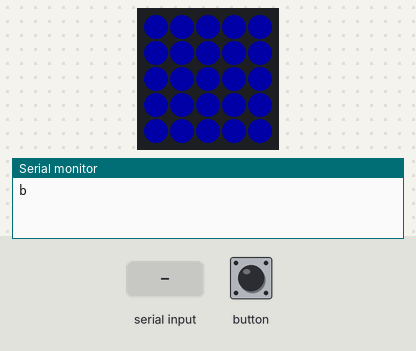
This sketch was run on a simulated ESP32. On the bench: 5×5 RGB LED matrix (first LED top left, wired row by row), the last lines printed to the serial monitor. Inputs (shaded band) come from the test bench. Dim RGB values are drawn brighter than linear; random numbers use the default seed unless the sketch sets one.

Above: at 1.6 s.
1.7 s: "b" received over Serial
At 2.8 s:
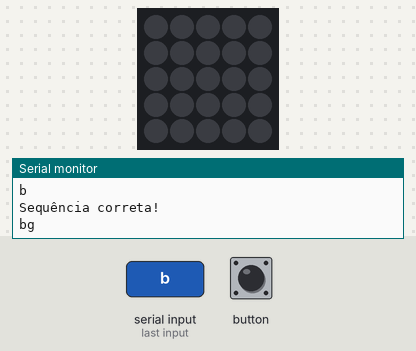
4.7 s: "g" received over Serial
At 5.6 s:
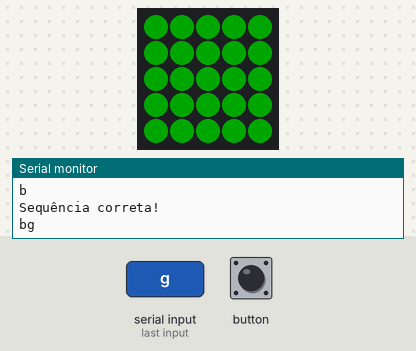
Timing chart, 0 to 7.7 s (numbered marks = the images above; inputs shaded):
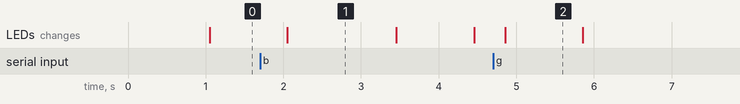

The sketch:

genius.ino
```cpp
#include "M5Atom.h"

const int numColors = 4;
const CRGB colors[numColors] = {CRGB(0x0000FF), CRGB(0x00FF00), CRGB(0xFF0000), CRGB(0xFFFF00)}; // Blue, Green, Red, Yellow

String sequence = "";
String userInput = "";

const char colorCodes[numColors] = {'b', 'g', 'r', 'y'};
void setup() {
    M5.begin(true, false, true);
    delay(50);
    M5.dis.fillpix(CRGB(0, 0, 0)); // Inicializa com a tela apagada
    Serial.begin(115200);
    randomSeed(analogRead(millis()));
}

void loop() {
    if (sequence.length() == userInput.length()) {
        // Gera uma nova cor na sequência
        char nextColor = randomColor();
        sequence += nextColor;
        //Serial.println("Nova sequência: " + sequence);

        displaySequence(sequence);
        userInput = "";
    }

    // Aguarda o jogador digitar as cores
    if (Serial.available() > 0) {
        char inputColor = Serial.read();
        if (inputColor == 'b' || inputColor == 'g' || inputColor == 'r' || inputColor == 'y') {
            userInput += inputColor;
            //Serial.println("Input do jogador: " + userInput);
            checkInput();
        }
    }

    M5.update();
}

char randomColor() {
    int randomIndex = random(numColors);
    return "bgry"[randomIndex]; // Mapeia índices para cores (blue, green, red)
}

void displaySequence(String seq) {
    Serial.println(seq);
    delay(1000);
    for (int i = 0; i < seq.length(); i++) {
        char color = seq[i];
        showColor(color);
        delay(1000); // Tempo mostra cor
        clearScreen();
        delay(400); // Tempo espera
    }
}

void showColor(char color) {
    CRGB rgbColor;
    switch (color) {
        case 'b':
            rgbColor = CRGB(0x0000FF);
            break;
        case 'g':
            rgbColor = CRGB(0x00FF00);
            break;
        case 'r':
            rgbColor = CRGB(0xFF0000);
            break;
        case 'y':
            rgbColor = CRGB(0xFFFF00);
            break;
    }
    M5.dis.fillpix(rgbColor);
}

void clearScreen() {
    M5.dis.fillpix(CRGB(0, 0, 0));
}

void checkInput() {
    if (userInput == sequence) {
        Serial.println("Sequência correta!");
    } else if (sequence.indexOf(userInput) != 0) {
        Serial.println("Sequência incorreta. Tente novamente.");
        sequence = "";
    }
}
```

Measured:
- what the display in image 1 shows lasts 1.4 s, from 2.1 s to 3.5 s
- what the display in image 2 shows lasts 1.0 s, from 4.9 s to 5.9 s
